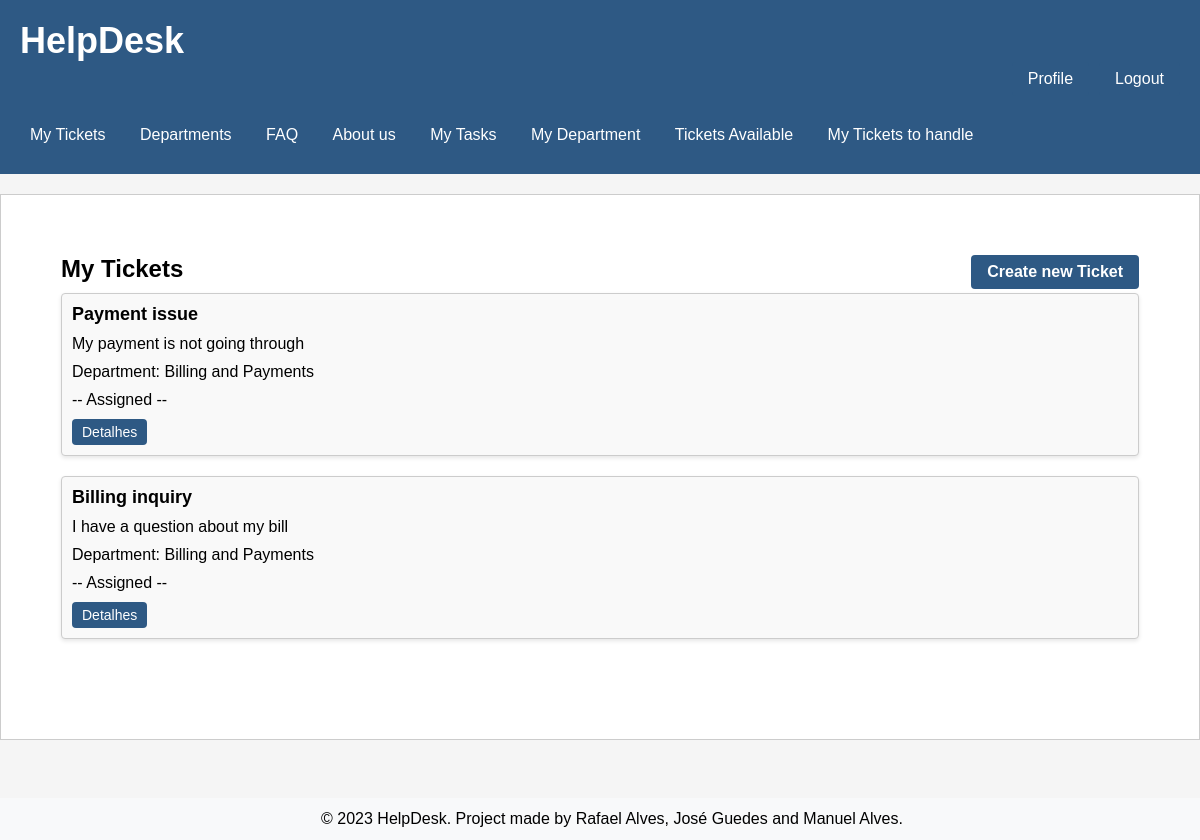
Screenshot of /pages/ticketpage.php (signed in) with the database file from the repository.
### tables this page shows
CREATE TABLE Ticket (
    id INTEGER PRIMARY KEY AUTOINCREMENT,
    title varchar(255) NOT NULL UNIQUE,
    description VARCHAR(255) NOT NULL,
    ticket_status VARCHAR (10)  NOT NULL DEFAULT 'Open' CHECK (ticket_status IN ('Open', 'Assigned', 'Closed')),
    created_at TIMESTAMP NOT NULL DEFAULT CURRENT_TIMESTAMP,
    updated_at TIMESTAMP NOT NULL DEFAULT CURRENT_TIMESTAMP,
    id_user INTEGER, /* id do client que criou o ticket */
    id_agent INTEGER DEFAULT NULL, /* id do agent que está a tratar do ticket */
    id_department INTEGER, /* id do department do ticket */
    CONSTRAINT current_edit_date_ck CHECK (created_at <= updated_at),
    CONSTRAINT id_usertFK FOREIGN KEY(id_user) REFERENCES User(id),
    CONSTRAINT id_agentFK FOREIGN KEY(id_agent) REFERENCES User(id),
    CONSTRAINT id_departmentFK FOREIGN KEY(id_department) REFERENCES Department(id)
);

CREATE TABLE Department (
    id INTEGER PRIMARY KEY AUTOINCREMENT,
    name varchar(255) NOT NULL UNIQUE,
    created_at TIMESTAMP NOT NULL DEFAULT CURRENT_TIMESTAMP
);

### utils/session.php (called while the page is built, shortened)
<?php
   function getUserID() {
       if(isset($_SESSION['userID'])) {
            return $_SESSION['userID'];
       } else {
           return null;
       }
   }
?>

### database/ticket.class.php (called while the page is built, shortened)
<?php
  class Ticket {
    static function getTicketsbyUser(PDO $db, int $id_user){
      $stmt = $db->prepare('
        SELECT id, title, description, id_department, ticket_status
        FROM Ticket
        WHERE id_user = ?
        ORDER by updated_at desc
      ');
      $stmt->execute(array($id_user));
      $row = $stmt->fetchAll(PDO::FETCH_ASSOC);
      return $row;
    }
  }
?>

### actions/getUser_tickets.php (called while the page is built, shortened)
<?php
require_once(__DIR__ . '/../database/connection.db.php');
require_once(__DIR__ . '/../database/ticket.class.php');
$tickets = Ticket::getTicketsbyUser($dbh, getUserID());
?>

### database/department.class.php (called while the page is built, shortened)
<?php
  class Department {
    static function getName($id) {
      global $dbh;
      try {
        $stmt = $dbh->prepare('SELECT name FROM Department WHERE id = ?');
        $stmt->execute(array($id));
        if($row = $stmt->fetch()){
          return $row['name'];
        }
      }catch(PDOException $e) {
        return -1;
      }
    }
  }
?>

### pages/ticketpage.php (the view, shortened to what this page needs)
<?php
  require_once(__DIR__ . '/../templates/header.tpl.php');
  require_once(__DIR__ . '/../templates/footer.tpl.php');
?>
  <section class="tickets">
      <h2>My Tickets
        <a href="novo_ticket.php" class="button">Create new Ticket</a>
      </h2>
      <ul>
        <?php
        require_once(__DIR__ . '/../actions/getUser_tickets.php');
        for($i = 0; $i < count($tickets); $i++) {
        include_once("../database/department.class.php");
        $depart = Department::getName($tickets[$i]['id_department']);
        ?>
        <li>
          <div class="ticket" id="<?=$tickets[$i]['id']?>">
            <h3> <?=$tickets[$i]['title']?></h3>
            <p> <?=$tickets[$i]['description']?> </p>
            <p> Department: <?=$depart?> </p>
            <p>-- <?=$tickets[$i]['ticket_status']?> --</p>
            <a href="../pages/detailTicket.php?id=<?=$tickets[$i]['id']?>" class="button">Detalhes</a>
          </div>
        </li>
        <?php } ?>
      </ul>
    </section>

### css/style.css (style rules this page uses)
body { position: relative; margin: 0; padding: 0; font-family: Arial, sans-serif; background-color: #f5f5f5; min-height: 100%; padding-bottom: 5rem; }
.tickets { margin: 40px; margin-bottom: 20px; margin-top: 20px; }
h2 { font-size: 24px; margin: 0 0 10px; }
ul { list-style-type: none; padding: 0; margin: 0; margin-bottom: 20px; }
.ticket { background-color: #f5f5f5; border-radius: 4px; box-shadow: 0 2px 4px rgba(0, 0, 0, 0.1); padding: 10px; margin-bottom: 20px; }
.ticket h3 { margin: 0 0 10px; font-size: 18px; margin-bottom: 5px; }
.ticket p { margin: 0 0 20px; margin-bottom: 5px; }
.button { display: inline-block; padding: 10px 20px; background-color: #2E5984; color: #fff; text-decoration: none; border-radius: 4px; transition: background-color 0.3s ease; }
body>main>section.tickets>h2>a { background-color: #2E5984; color: #fff; border: none; padding: 10px 20px; cursor: pointer; font-size: 16px; border-radius: 4px; float: right; }
h2 a.button { padding: 8px 16px; background-color: #2E5984; color: white; border: none; text-decoration: none; float: right; }
.ticket a.button { display: inline-block; padding: 10px 20px; background-color: #2E5984; color: #fff; text-decoration: none; border-radius: 4px; transition: background-color 0.3s ease; }
h3 { margin-top: 5%; }
p { margin: 0 0 20px; }
h2:last-of-type { margin-top: 40px; }
li { margin-bottom: 10px; }
h3 { margin-top: 0; }
div:first-of-type { background: #fff; }
.tickets h2 { font-size: 24px; margin-bottom: 10px; }
.tickets .button { padding: 8px 16px; background-color: #2E5984; color: white; border: none; text-decoration: none; }
.tickets ul { list-style-type: none; padding: 0; }
.tickets li { margin-bottom: 20px; }
.tickets .ticket { background-color: #f9f9f9; padding: 10px; border: 1px solid #ccc; }
.tickets .ticket h3 { font-size: 18px; margin: 0; }
.tickets .ticket p { margin: 10px 0; }
.tickets ul { list-style: none; padding: 0; }
.ticket a.button { background-color: #2E5984; color: white; border: none; padding: 5px 10px; font-size: 14px; border-radius: 4px; text-decoration: none; }

### rows the page displays
ticket: title "Payment issue", description "My payment is not going through", id_department.name "Billing and Payments", ticket_status "Assigned"
ticket: title "Billing inquiry", description "I have a question about my bill", id_department.name "Billing and Payments", ticket_status "Assigned"
